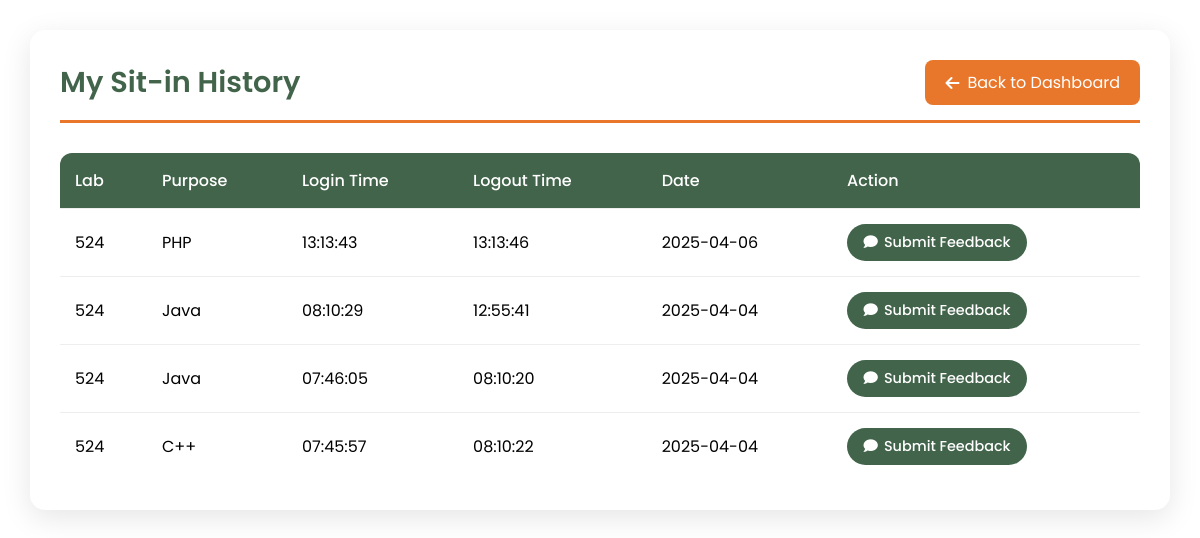
The app's page /history (signed in), older data.
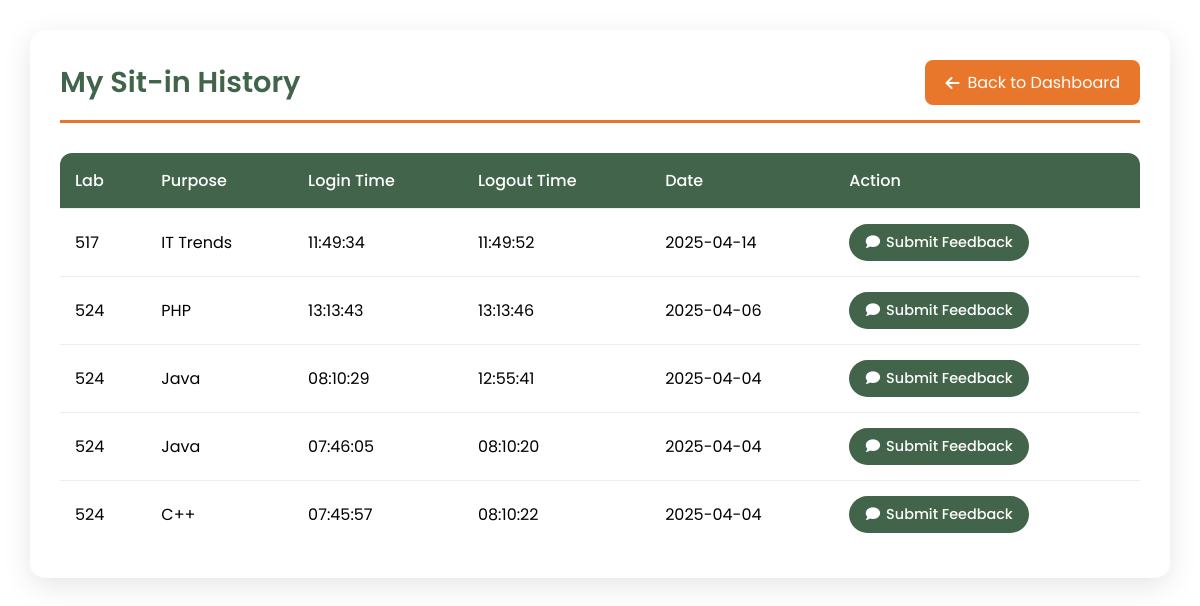
The same page, newer data.
### tables this page shows
CREATE TABLE sit_in_records (
            id INTEGER PRIMARY KEY AUTOINCREMENT,
            id_number TEXT NOT NULL,
            purpose TEXT NOT NULL,
            lab TEXT NOT NULL,
            login_time TEXT NOT NULL,
            logout_time TEXT,
            date TEXT NOT NULL, feedback_submitted INTEGER DEFAULT 0,
            FOREIGN KEY (id_number) REFERENCES users(idno)
        );

### app.py (the view, shortened to what this page needs)
@app.route('/history', methods=['GET', 'POST'])
def sit_history():
    if 'user_id' not in session:
        flash("Please log in first!", "danger")
        return redirect(url_for('login'))
    user_id = session['user_id']
    conn = sqlite3.connect("users.db")
    cursor = conn.cursor()
    cursor.execute("SELECT idno FROM users WHERE id = ?", (user_id,))
    user = cursor.fetchone()
    if not user:
        flash("User not found!", "danger")
        return redirect(url_for('login'))
    id_number = user[0]
    cursor.execute("""
        SELECT
            s.lab,
            s.purpose,
            s.login_time,
            s.logout_time,
            s.date,
            COALESCE(s.feedback_submitted, 0) as has_feedback
        FROM sit_in_records s
        WHERE s.id_number = ?
        ORDER BY s.date DESC, s.login_time DESC
    """, (id_number,))
    history = cursor.fetchall()
    conn.close()
    return render_template('history.html', history=history)

### templates/history.html (shortened to what this page needs)
<!DOCTYPE html>
<html lang="en">
<head>
    <link rel="stylesheet" href="https://cdnjs.cloudflare.com/ajax/libs/font-awesome/6.0.0/css/all.min.css">
</head>
<body>
    <div class="container">
        <div class="header">
            <h2>My Sit-in History</h2>
            <a href="{{ url_for('student_dashboard') }}" class="back-btn">
                <i class="fas fa-arrow-left"></i>
                Back to Dashboard
            </a>
        </div>
        {% if history %}
        <table>
            <thead>
                <tr>
                    <th>Lab</th>
                    <th>Purpose</th>
                    <th>Login Time</th>
                    <th>Logout Time</th>
                    <th>Date</th>
                    <th>Action</th>
                </tr>
            </thead>
            <tbody>
                {% for record in history %}
                <tr>
                    <td>{{ record[0] }}</td>
                    <td>{{ record[1] }}</td>
                    <td>{{ record[2] }}</td>
                    <td>{{ record[3] or 'Ongoing' }}</td>
                    <td>{{ record[4] }}</td>
                    <td>
                        {% if record[5] == 1 %}
                            <button class="feedback-btn submitted" disabled>
                                Feedback Submitted
                            </button>
                        {% else %}
                            <button class="feedback-btn" onclick="openFeedbackModal('{{ record[0] }}', '{{ record[4] }}')">
                                <i class="fas fa-comment"></i>
                                Submit Feedback
                            </button>
                        {% endif %}
                    </td>
                </tr>
                {% endfor %}
            </tbody>
        </table>
        {% else %}
        <p style="text-align: center; color: #666; padding: 20px;">No sit-in history found.</p>
        {% endif %}
    </div>
</body>
</html>

Row changes from the older to the newer data that the page shows:
added sit_in_records: lab "517", purpose "IT Trends", login_time "11:49:34", logout_time "11:49:52", date "2025-04-14"
